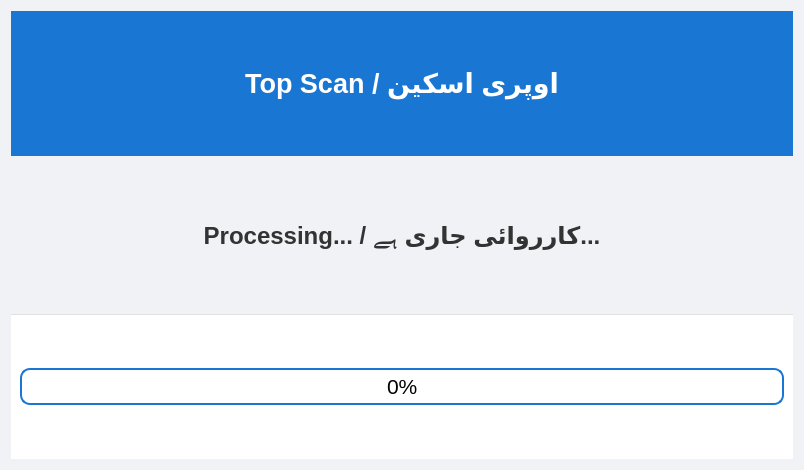
<?xml version="1.0" encoding="UTF-8"?>
<ui version="4.0">
 <class>TopScanScreen</class>
 <widget class="QWidget" name="TopScanScreen">
  <property name="geometry">
   <rect>
    <x>0</x>
    <y>0</y>
    <width>804</width>
    <height>470</height>
   </rect>
  </property>
  <property name="sizePolicy">
   <sizepolicy hsizetype="Preferred" vsizetype="Fixed">
    <horstretch>0</horstretch>
    <verstretch>0</verstretch>
   </sizepolicy>
  </property>
    <property name="windowTitle">
                        <string>Top Scan / اوپری اسکین</string>
    </property>
  <property name="styleSheet">
   <string notr="true">
#TopScanScreen {
    background-color: #f0f2f5;
    font-family: Arial, sans-serif;
}

/* Header */
#headerFrame {
    background-color: #1976d2;
}
#headerLabel {
    color: white;
    font-size: 20pt;
    font-weight: bold;
}

/* Tip Box Styles */
QFrame.TipBox { /* Using a class-like selector for the common style */
    min-width: 20px;
    max-width: 20px;
    min-height: 20px;
    max-height: 20px;
    border: 2px solid #1976d2; /* Blue Border */
    background-color: #e3f2fd; /* Light Blue Fill (Active Indicator) */
    border-radius: 4px;
}
QFrame#selectedTipBox {
    background-color: white; /* Make the 'Selected Part' box less prominent/active */
    border-color: #e0e0e0;
}


/* Scanning Labels */
#scanLabel {
    font-size: 18pt;
    font-weight: bold;
    color: #333;
    /* Removed redundant qproperty-alignment as it's set by layout */
}
#selectedPartLabel {
    font-size: 16pt;
    color: #555;
    /* Removed redundant qproperty-alignment as it's set by layout */
}

/* Progress Bar */
QProgressBar {
    border: 2px solid #1976d2;
    border-radius: 10px;
    text-align: center;
    font-size: 16pt;
}
QProgressBar::chunk {
    background-color: #4CAF50; /* Changed to green for process progress */
}

/* Footer (Progress Bar is now here) */
#footerFrame {
    background-color: #ffffff;
    border-top: 1px solid #e0e0e0;
}
   </string>
  </property>
  <layout class="QVBoxLayout" name="verticalLayoutMain">
   <item>
    <widget class="QFrame" name="headerFrame">
     <property name="minimumSize">
      <size>
       <width>0</width>
       <height>80</height>
      </size>
     </property>
     <layout class="QHBoxLayout" name="headerLayout">
      <item>
    <widget class="QLabel" name="headerLabel">
     <property name="text">
            <string>Top Scan / اوپری اسکین</string>
     </property>
        <property name="alignment">
         <set>Qt::AlignCenter</set>
        </property>
       </widget>
      </item>
     </layout>
    </widget>
   </item>
   <item>
    <layout class="QHBoxLayout" name="scanProgressLayout">
     <property name="spacing">
      <number>15</number>
     </property>
     <property name="leftMargin">
      <number>20</number>
     </property>
     <property name="rightMargin">
      <number>20</number>
     </property>
     <item>
    <widget class="QLabel" name="scanLabel">
       <property name="minimumSize">
        <size>
         <width>0</width>
         <height>100</height>
        </size>
       </property>
       <property name="frameShape">
        <enum>QFrame::NoFrame</enum>
       </property>
    <property name="text">
     <string>Processing... / کارروائی جاری ہے...</string>
    </property>
       <property name="alignment">
        <set>Qt::AlignCenter</set>
       </property>
      </widget>
     </item>
    </layout>
   </item>
   <item>
    <widget class="QFrame" name="footerFrame">
     <property name="minimumSize">
      <size>
       <width>0</width>
       <height>80</height>
      </size>
     </property>
     <layout class="QHBoxLayout" name="footerLayout">
      <item>
       <widget class="QProgressBar" name="scanProgressBar">
        <property name="minimum">
         <number>0</number>
        </property>
        <property name="maximum">
         <number>100</number>
        </property>
        <property name="value">
         <number>0</number>
        </property>
       </widget>
      </item>
     </layout>
    </widget>
   </item>
  </layout>
 </widget>
 <resources/>
 <connections/>
</ui>
